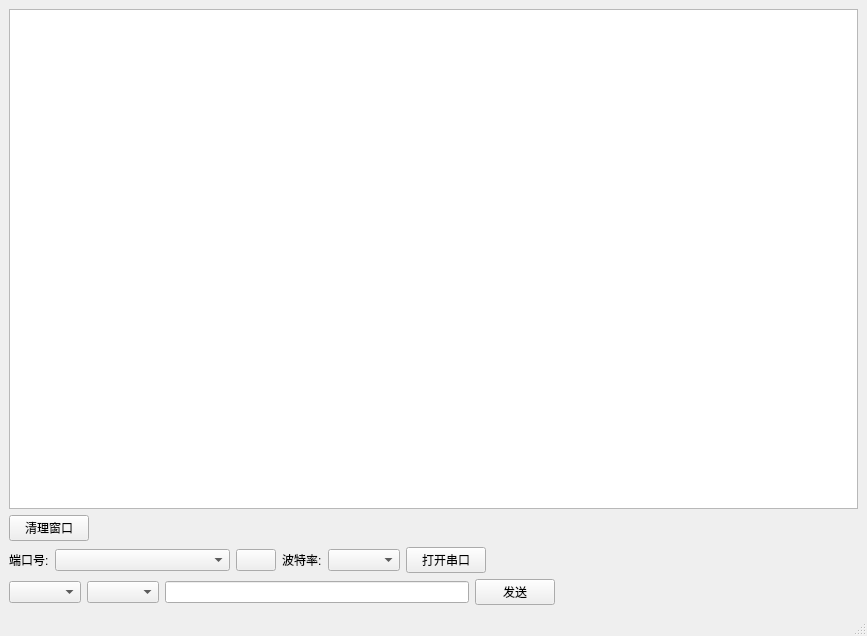
<?xml version="1.0" encoding="UTF-8"?>
<ui version="4.0">
 <class>MainWindow</class>
 <widget class="QMainWindow" name="MainWindow">
  <property name="geometry">
   <rect>
    <x>0</x>
    <y>0</y>
    <width>867</width>
    <height>636</height>
   </rect>
  </property>
  <property name="windowTitle">
   <string>MEMSplus-SXG小光柱表自动测试软件</string>
  </property>
  <widget class="QWidget" name="centralwidget">
   <layout class="QGridLayout" name="gridLayout">
    <item row="0" column="0">
     <widget class="QTextBrowser" name="textBrowser"/>
    </item>
    <item row="1" column="0">
     <layout class="QVBoxLayout" name="verticalLayout">
      <item>
       <layout class="QHBoxLayout" name="horizontalLayout_2">
        <item>
         <widget class="QPushButton" name="clear_text_btn">
          <property name="text">
           <string>清理窗口</string>
          </property>
         </widget>
        </item>
        <item>
         <spacer name="horizontalSpacer_5">
          <property name="orientation">
           <enum>Qt::Horizontal</enum>
          </property>
          <property name="sizeHint" stdset="0">
           <size>
            <width>40</width>
            <height>20</height>
           </size>
          </property>
         </spacer>
        </item>
       </layout>
      </item>
      <item>
       <layout class="QHBoxLayout" name="horizontalLayout_9">
        <item>
         <widget class="QLabel" name="label">
          <property name="text">
           <string>端口号:</string>
          </property>
         </widget>
        </item>
        <item>
         <widget class="QComboBox" name="port_box">
          <property name="minimumSize">
           <size>
            <width>175</width>
            <height>20</height>
           </size>
          </property>
         </widget>
        </item>
        <item>
         <widget class="QPushButton" name="refresh_btn">
          <property name="text">
           <string/>
          </property>
         </widget>
        </item>
        <item>
         <widget class="QLabel" name="label_10">
          <property name="text">
           <string>波特率:</string>
          </property>
         </widget>
        </item>
        <item>
         <widget class="QComboBox" name="buad_box"/>
        </item>
        <item>
         <widget class="QPushButton" name="conn_ser_btn">
          <property name="text">
           <string>打开串口</string>
          </property>
         </widget>
        </item>
        <item>
         <spacer name="horizontalSpacer_2">
          <property name="orientation">
           <enum>Qt::Horizontal</enum>
          </property>
          <property name="sizeHint" stdset="0">
           <size>
            <width>40</width>
            <height>20</height>
           </size>
          </property>
         </spacer>
        </item>
       </layout>
      </item>
      <item>
       <layout class="QHBoxLayout" name="horizontalLayout">
        <item>
         <widget class="QComboBox" name="serial_data_type"/>
        </item>
        <item>
         <widget class="QComboBox" name="crc_verify_box"/>
        </item>
        <item>
         <widget class="QLineEdit" name="serial_data"/>
        </item>
        <item>
         <widget class="QPushButton" name="send_data">
          <property name="text">
           <string>发送</string>
          </property>
         </widget>
        </item>
        <item>
         <spacer name="horizontalSpacer_4">
          <property name="orientation">
           <enum>Qt::Horizontal</enum>
          </property>
          <property name="sizeHint" stdset="0">
           <size>
            <width>40</width>
            <height>20</height>
           </size>
          </property>
         </spacer>
        </item>
       </layout>
      </item>
     </layout>
    </item>
   </layout>
  </widget>
  <widget class="QMenuBar" name="menubar">
   <property name="geometry">
    <rect>
     <x>0</x>
     <y>0</y>
     <width>867</width>
     <height>23</height>
    </rect>
   </property>
  </widget>
  <widget class="QStatusBar" name="statusbar"/>
 </widget>
 <resources/>
 <connections/>
</ui>
